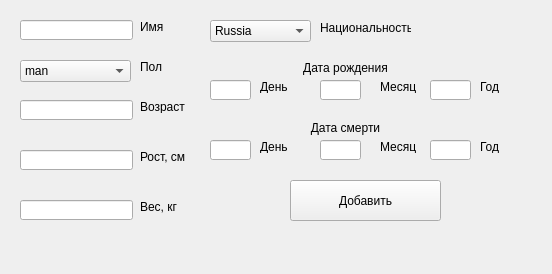
<?xml version="1.0" encoding="UTF-8"?>
<ui version="4.0">
 <class>person</class>
 <widget class="QWidget" name="person">
  <property name="geometry">
   <rect>
    <x>0</x>
    <y>0</y>
    <width>552</width>
    <height>274</height>
   </rect>
  </property>
  <property name="windowTitle">
   <string>Form</string>
  </property>
  <widget class="QLineEdit" name="lineEdit">
   <property name="geometry">
    <rect>
     <x>20</x>
     <y>20</y>
     <width>113</width>
     <height>20</height>
    </rect>
   </property>
  </widget>
  <widget class="QLabel" name="label_6">
   <property name="geometry">
    <rect>
     <x>140</x>
     <y>20</y>
     <width>46</width>
     <height>13</height>
    </rect>
   </property>
   <property name="text">
    <string>Имя</string>
   </property>
  </widget>
  <widget class="QLabel" name="label_7">
   <property name="geometry">
    <rect>
     <x>140</x>
     <y>60</y>
     <width>46</width>
     <height>13</height>
    </rect>
   </property>
   <property name="text">
    <string>Пол</string>
   </property>
  </widget>
  <widget class="QLineEdit" name="lineEdit_2">
   <property name="geometry">
    <rect>
     <x>20</x>
     <y>100</y>
     <width>113</width>
     <height>20</height>
    </rect>
   </property>
  </widget>
  <widget class="QComboBox" name="comboBox">
   <property name="geometry">
    <rect>
     <x>210</x>
     <y>20</y>
     <width>101</width>
     <height>22</height>
    </rect>
   </property>
   <item>
    <property name="text">
     <string>Russia</string>
    </property>
   </item>
   <item>
    <property name="text">
     <string>American</string>
    </property>
   </item>
   <item>
    <property name="text">
     <string>Indian</string>
    </property>
   </item>
   <item>
    <property name="text">
     <string>Chinese</string>
    </property>
   </item>
   <item>
    <property name="text">
     <string>French</string>
    </property>
   </item>
   <item>
    <property name="text">
     <string>German</string>
    </property>
   </item>
   <item>
    <property name="text">
     <string>Englishman</string>
    </property>
   </item>
   <item>
    <property name="text">
     <string>African</string>
    </property>
   </item>
   <item>
    <property name="text">
     <string>Japanese</string>
    </property>
   </item>
   <item>
    <property name="text">
     <string>Canadian</string>
    </property>
   </item>
  </widget>
  <widget class="QLabel" name="label_8">
   <property name="geometry">
    <rect>
     <x>140</x>
     <y>100</y>
     <width>46</width>
     <height>13</height>
    </rect>
   </property>
   <property name="text">
    <string>Возраст</string>
   </property>
  </widget>
  <widget class="QLineEdit" name="lineEdit_3">
   <property name="geometry">
    <rect>
     <x>20</x>
     <y>150</y>
     <width>113</width>
     <height>20</height>
    </rect>
   </property>
   <property name="text">
    <string/>
   </property>
  </widget>
  <widget class="QLabel" name="label_9">
   <property name="geometry">
    <rect>
     <x>140</x>
     <y>150</y>
     <width>46</width>
     <height>13</height>
    </rect>
   </property>
   <property name="text">
    <string>Рост, см</string>
   </property>
  </widget>
  <widget class="QLineEdit" name="lineEdit_4">
   <property name="geometry">
    <rect>
     <x>20</x>
     <y>200</y>
     <width>113</width>
     <height>20</height>
    </rect>
   </property>
   <property name="text">
    <string/>
   </property>
  </widget>
  <widget class="QLabel" name="label_10">
   <property name="geometry">
    <rect>
     <x>140</x>
     <y>200</y>
     <width>46</width>
     <height>13</height>
    </rect>
   </property>
   <property name="text">
    <string>Вес, кг</string>
   </property>
  </widget>
  <widget class="QLabel" name="label_11">
   <property name="geometry">
    <rect>
     <x>320</x>
     <y>20</y>
     <width>91</width>
     <height>16</height>
    </rect>
   </property>
   <property name="text">
    <string>Национальность</string>
   </property>
  </widget>
  <widget class="QComboBox" name="comboBox_2">
   <property name="geometry">
    <rect>
     <x>20</x>
     <y>60</y>
     <width>111</width>
     <height>22</height>
    </rect>
   </property>
   <item>
    <property name="text">
     <string>man</string>
    </property>
   </item>
   <item>
    <property name="text">
     <string>woman</string>
    </property>
   </item>
  </widget>
  <widget class="QLabel" name="label_12">
   <property name="geometry">
    <rect>
     <x>280</x>
     <y>60</y>
     <width>131</width>
     <height>16</height>
    </rect>
   </property>
   <property name="text">
    <string>Дата рождения</string>
   </property>
   <property name="alignment">
    <set>Qt::AlignCenter</set>
   </property>
  </widget>
  <widget class="QLineEdit" name="lineEdit_5">
   <property name="geometry">
    <rect>
     <x>210</x>
     <y>80</y>
     <width>41</width>
     <height>20</height>
    </rect>
   </property>
  </widget>
  <widget class="QLabel" name="label_13">
   <property name="geometry">
    <rect>
     <x>260</x>
     <y>80</y>
     <width>46</width>
     <height>13</height>
    </rect>
   </property>
   <property name="text">
    <string>День</string>
   </property>
  </widget>
  <widget class="QLabel" name="label_14">
   <property name="geometry">
    <rect>
     <x>380</x>
     <y>80</y>
     <width>46</width>
     <height>13</height>
    </rect>
   </property>
   <property name="text">
    <string>Месяц</string>
   </property>
  </widget>
  <widget class="QLabel" name="label_15">
   <property name="geometry">
    <rect>
     <x>480</x>
     <y>80</y>
     <width>46</width>
     <height>13</height>
    </rect>
   </property>
   <property name="text">
    <string>Год</string>
   </property>
  </widget>
  <widget class="QLineEdit" name="lineEdit_6">
   <property name="geometry">
    <rect>
     <x>430</x>
     <y>80</y>
     <width>41</width>
     <height>20</height>
    </rect>
   </property>
  </widget>
  <widget class="QLabel" name="label_16">
   <property name="geometry">
    <rect>
     <x>280</x>
     <y>120</y>
     <width>131</width>
     <height>16</height>
    </rect>
   </property>
   <property name="text">
    <string>Дата смерти</string>
   </property>
   <property name="alignment">
    <set>Qt::AlignCenter</set>
   </property>
  </widget>
  <widget class="QLabel" name="label_17">
   <property name="geometry">
    <rect>
     <x>380</x>
     <y>140</y>
     <width>46</width>
     <height>13</height>
    </rect>
   </property>
   <property name="text">
    <string>Месяц</string>
   </property>
  </widget>
  <widget class="QLineEdit" name="lineEdit_7">
   <property name="geometry">
    <rect>
     <x>430</x>
     <y>140</y>
     <width>41</width>
     <height>20</height>
    </rect>
   </property>
   <property name="text">
    <string/>
   </property>
  </widget>
  <widget class="QLabel" name="label_18">
   <property name="geometry">
    <rect>
     <x>480</x>
     <y>140</y>
     <width>46</width>
     <height>13</height>
    </rect>
   </property>
   <property name="text">
    <string>Год</string>
   </property>
  </widget>
  <widget class="QLineEdit" name="lineEdit_8">
   <property name="geometry">
    <rect>
     <x>210</x>
     <y>140</y>
     <width>41</width>
     <height>20</height>
    </rect>
   </property>
   <property name="text">
    <string/>
   </property>
  </widget>
  <widget class="QLabel" name="label_19">
   <property name="geometry">
    <rect>
     <x>260</x>
     <y>140</y>
     <width>46</width>
     <height>13</height>
    </rect>
   </property>
   <property name="text">
    <string>День</string>
   </property>
  </widget>
  <widget class="QPushButton" name="pushButton">
   <property name="geometry">
    <rect>
     <x>290</x>
     <y>180</y>
     <width>151</width>
     <height>41</height>
    </rect>
   </property>
   <property name="text">
    <string>Добавить</string>
   </property>
  </widget>
  <widget class="QLineEdit" name="lineEdit_9">
   <property name="geometry">
    <rect>
     <x>320</x>
     <y>140</y>
     <width>41</width>
     <height>20</height>
    </rect>
   </property>
   <property name="text">
    <string/>
   </property>
  </widget>
  <widget class="QLineEdit" name="lineEdit_10">
   <property name="geometry">
    <rect>
     <x>320</x>
     <y>80</y>
     <width>41</width>
     <height>20</height>
    </rect>
   </property>
   <property name="text">
    <string/>
   </property>
  </widget>
 </widget>
 <resources/>
 <connections/>
</ui>
